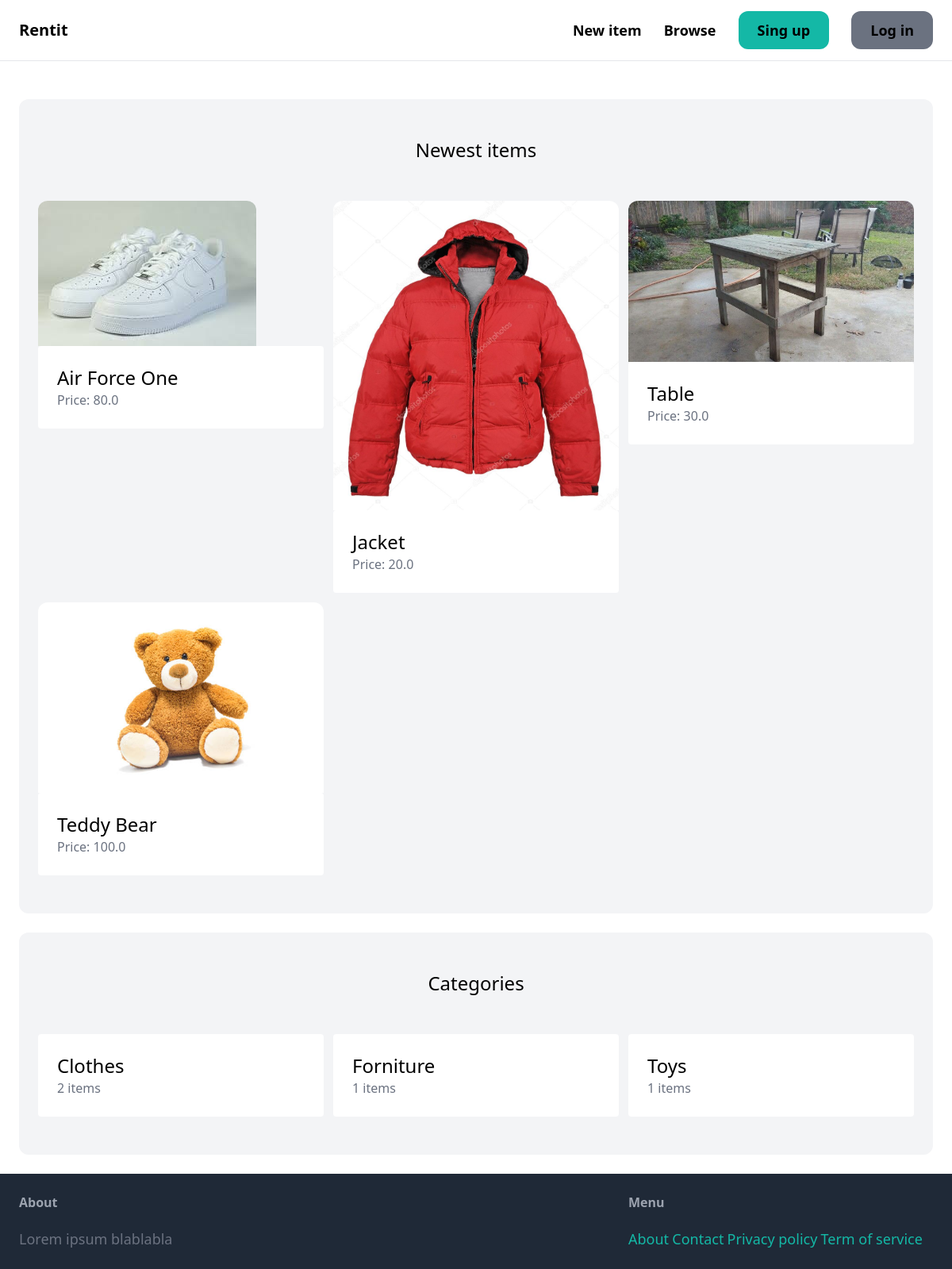
Before: / with the older database file.
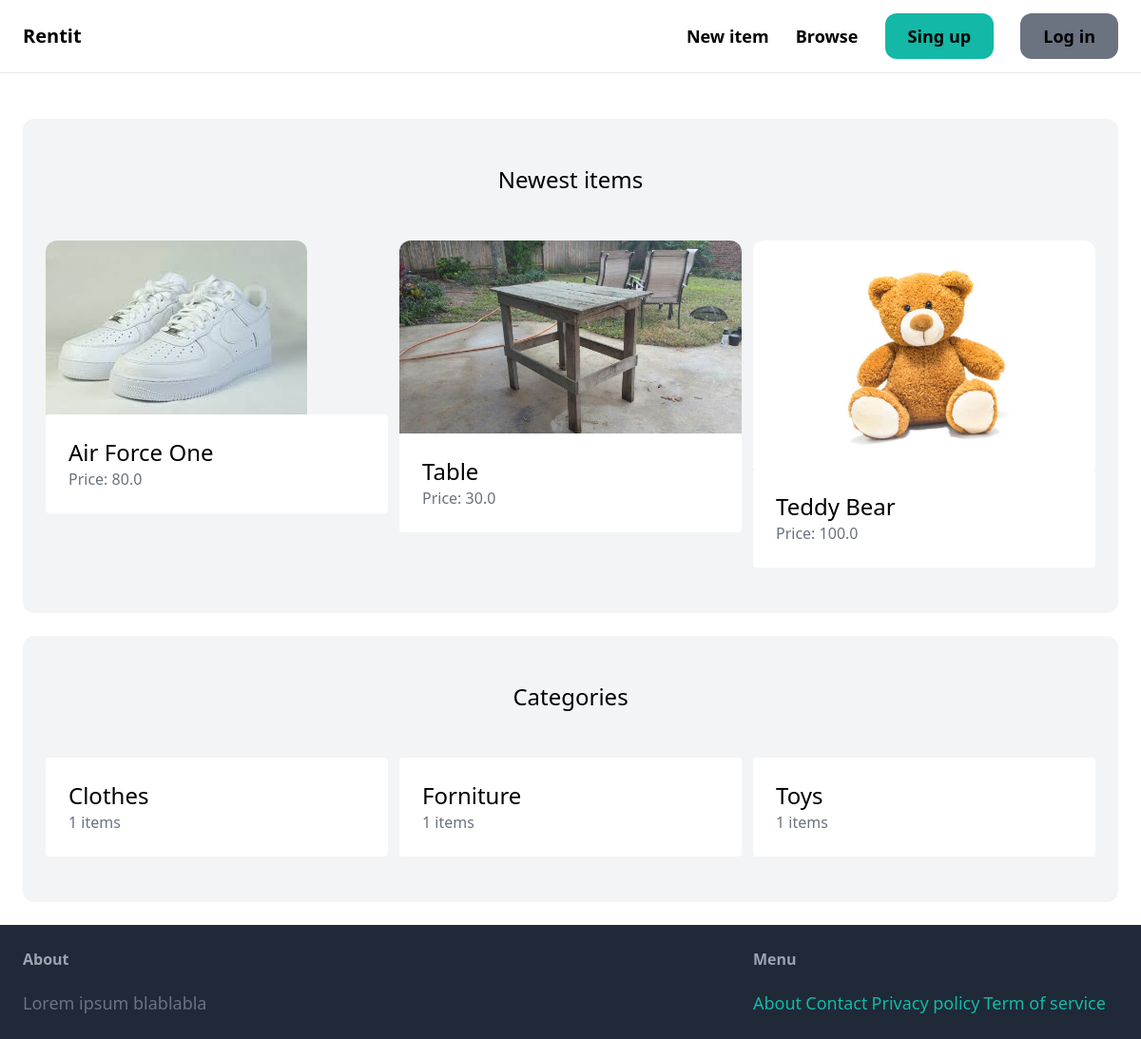
After: the same page with the newer database file.
### item/models.py (models this page shows, shortened)
class Item(models.Model):
    category = models.ForeignKey(Category, related_name='items', on_delete=models.CASCADE)
    name = models.CharField(max_length=255)
    description = models.TextField(blank=True, null=True)
    price = models.FloatField()
    image = models.ImageField(upload_to='item_images', blank=True, null=True)
    is_sold = models.BooleanField(default=False)
    created_by = models.ForeignKey(User, related_name='items', on_delete=models.CASCADE) #on_delete is used to say that if the user has been deleted, delete every item he created
    created_at = models.DateTimeField(auto_now_add=True)
    class Meta:
        ordering = ('name',) #it's used to order the items by name

class Category(models.Model):
    name = models.CharField(max_length=255)
    class Meta:
        ordering = ('name',) #it's used to order the items by name
        verbose_name_plural = 'Categories'

### core/views.py (the view)
# urls.py: path('', views.index, name='index'),
def index(request):
    items = Item.objects.filter(is_sold=False)[0:6]
    categories = Category.objects.all()
    return render(request, 'core/index.html', {
        'categories': categories,
        'items':items,
    })

### core/templates/core/index.html (shortened to what this page needs)
{% extends 'core/base.html' %}
{% block content %}
    <div class="mt-6 px-6 py-12 bg-gray-100 rounded-xl">
        <h2 class="mb-12 text-2xl text-center">Newest items</h2>
        <div class="grid grid-cols-3 gap-3">
            {% for item in items %}
                <div>
                    <a href="{% url 'item:detail' item.id %}">
                        <div>
                            <img src="{{ item.image.url }}" class="rounded-t-xl">
                        </div>
                        <div class="p-6 bg-white rounded -b-xl">
                            <h2 class="text-2xl">{{ item.name }}</h2>
                            <p class="text-gray-500">Price: {{item.price}}</p>
                        </div>
                    </a>
                </div>
            {% endfor %}
        </div>
    </div>
    <div class="mt-6 px-6 py-12 bg-gray-100 rounded-xl">
        <h2 class="mb-12 text-2xl text-center">Categories</h2>
        <div class="grid grid-cols-3 gap-3">
            {% for category in categories %}
                <div>
                    <a href="#">
                        <div class="p-6 bg-white rounded -b-xl">
                            <h2 class="text-2xl">{{ category.name }}</h2>
                            <p class="text-gray-500">{{ category.items.count }} items</p>
                        </div>
                    </a>
                </div>
            {% endfor %}
        </div>
    </div>
{% endblock %}

### core/templates/core/base.html (shortened to what this page needs)
<!DOCTYPE html>
<html>
    <head>
        <script src="https://cdn.tailwindcss.com"></script>
    </head>
    <body>
        <nav class="py-6 px-6 flex justify-between items-center border-b border-gray-200">
            <a href="/" class="text-xl font-semibold">Rentit</a>
            <div class="space-x-6">
                <a href="{% url 'item:new' %}" class="text-lg font-semibold hover:text-gray-500">New item</a>
                <a href="#" class="text-lg font-semibold hover:text-gray-500">Browse</a>
                {% if request.user.is_authenticated %}
                    <a href="#" class=" px-6 py-3 text-lg font-semibold bg-teal-500 text-whine rounded-xl hover:bg-teal-700">New Item</a>
                    <a href="{% url 'dashboard:index' %}" class=" px-6 py-3 text-lg font-semibold bg-gray-500 text-whine rounded-xl hover:bg-gray-700">Dashboard</a>
                {% else %}
                    <a href="{% url 'core:signup' %}" class=" px-6 py-3 text-lg font-semibold bg-teal-500 text-whine rounded-xl hover:bg-teal-700">Sing up</a>
                    <a href="{% url 'core:login' %}" class=" px-6 py-3 text-lg font-semibold bg-gray-500 text-whine rounded-xl hover:bg-gray-700">Log in</a>
                {% endif %}
            </div>
        </nav>
        <div class="px-6 py-6">
            {% block content %}
            {% endblock %}
        </div>
        <footer class="py-6 px-6 flex justify-between bg-gray-800">
            <div class="w-2/3 pr-10">
                <h3 class="mb-5 font-semibold text-gray-400">About</h3>
                <p class="text-lg text-gray-500">Lorem ipsum blablabla</p>
            </div>
            <div class="w-1/3">
                <h3 class="mb-5 font-semibold text-gray-400">Menu</h3>
                <ul class="space-y-2">
                    <l1><a href="#" class="text-lg text-teal-500 hover:text-teal-700">About</a></l1>
                    <l1><a href="{% url 'core:contact' %}" class="text-lg text-teal-500 hover:text-teal-700">Contact</a></l1>
                    <l1><a href="#" class="text-lg text-teal-500 hover:text-teal-700">Privacy policy</a></l1>
                    <l1><a href="#" class="text-lg text-teal-500 hover:text-teal-700">Term of service</a></l1>
                </ul>
            </div>
        </footer>
    </body>
</html>

Changed rows visible on the page:
removed Item: image (picture), name "Jacket", price "20.0"
computed for Category "Clothes": items.count "2" → "1"
